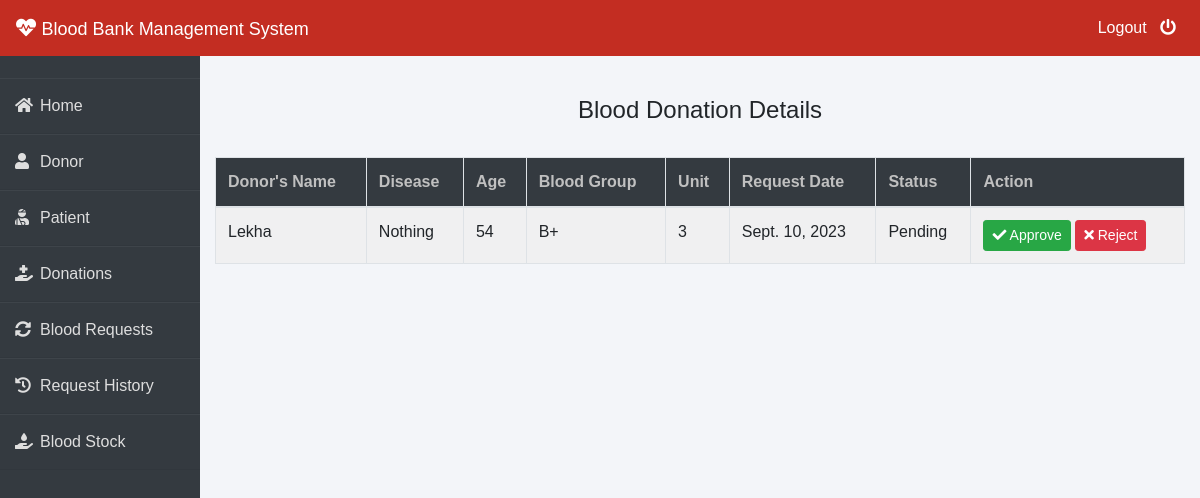
/admin-donation (signed in), run on an earlier commit of the app's database.
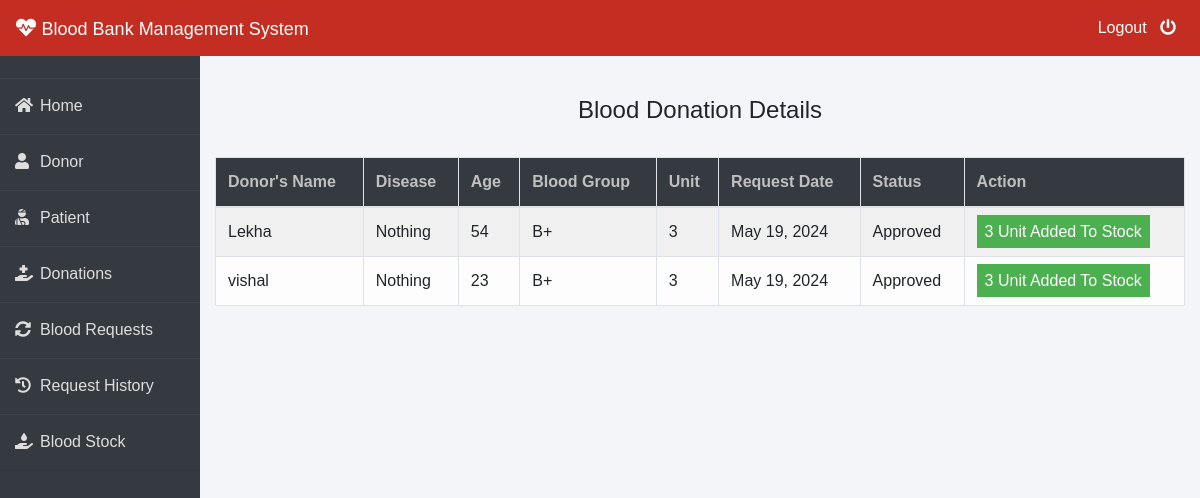
And on a later commit of the database.
### donor/models.py (models this page shows, shortened)
class BloodDonate(models.Model):
    donor=models.ForeignKey(Donor,on_delete=models.CASCADE)
    disease=models.CharField(max_length=100,default="Nothing")
    age=models.PositiveIntegerField()
    bloodgroup=models.CharField(max_length=10)
    unit=models.PositiveIntegerField(default=0)
    status=models.CharField(max_length=20,default="Pending")
    date=models.DateField(auto_now=True)

class Donor(models.Model):
    user=models.OneToOneField(User,on_delete=models.CASCADE)
    profile_pic= models.ImageField(upload_to='profile_pic/Donor/',null=True,blank=True)
    bloodgroup=models.CharField(max_length=10)
    address = models.CharField(max_length=40)
    mobile = models.CharField(max_length=20,null=False)
    def __str__(self):
        return self.user.first_name

### blood/views.py (the view)
# urls.py: path('admin-donation', views.admin_donation_view,name='admin-donation'),
@login_required(login_url='adminlogin')
def admin_donation_view(request):
    donations=dmodels.BloodDonate.objects.all()
    return render(request,'blood/admin_donation.html',{'donations':donations})

### templates/blood/admin_donation.html (shortened to what this page needs)
{% extends 'blood/adminbase.html' %}
{% block content %}
{% load widget_tweaks %}
{%load static%}
<head>
   </head>
<br><br>
<div class="container">
    <H4 class="text-center">Blood Donation Details</H4><br>
    <table class="table table-light table-hover table-bordered table-striped">
        <thead class="bg-dark">
            <tr>
                <th scope="col" style="color: rgb(192, 192, 192);">Donor's Name</th>
                <th scope="col" style="color: rgb(192, 192, 192);">Disease</th>
                <th scope="col" style="color: rgb(192, 192, 192);">Age</th>
                <th scope="col" style="color: rgb(192, 192, 192);">Blood Group</th>
                <th scope="col" style="color: rgb(192, 192, 192);">Unit</th>
                <th scope="col" style="color: rgb(192, 192, 192);">Request Date</th>
                <th scope="col" style="color: rgb(192, 192, 192);">Status</th>
                <th style="color: rgb(192, 192, 192);">Action</th>
            </tr>
        </thead>
        <tbody>
            {% for t in donations %}
            <tr>
                <td> {{t.donor}}</td>
                <td> {{t.disease}}</td>
                <td> {{t.age}}</td>
                <td>{{t.bloodgroup}}</td>
                <td>{{t.unit}}</td>
                <td>{{t.date}}</td>
                <td>{{t.status}}</td>
                {% if t.status == 'Pending' %}
                <td>
                    <button class="btn btn-success btn-sm"><a  style="text-decoration: none;color: white;" href="{% url 'approve-donation' t.id  %}"><i class="fa fa-check"></i> Approve</a> </button>
                    <button class="btn btn-danger btn-sm"><a  style="text-decoration: none;color: white;" href="{% url 'reject-donation' t.id  %}"><i class="fa fa-times"></i> Reject</a> </button>
                </td>
                {% elif  t.status == 'Approved' %}
                <td><span class="label success">{{t.unit}} Unit Added To Stock</span></td>
                {% else %}
                <td><span class="label danger">0 Unit Added To Stock</span></td>
                {% endif %}
            </tr>
            {% endfor %}
        </tbody>
    </table>
</div>
{% endblock content %}

### templates/blood/adminbase.html (shortened to what this page needs)
<!DOCTYPE html>
<html lang="en">
<head>
    <link rel="stylesheet" href="https://maxcdn.bootstrapcdn.com/bootstrap/4.0.0/css/bootstrap.min.css">
    <link rel="stylesheet" href="https://cdnjs.cloudflare.com/ajax/libs/font-awesome/5.14.0/css/all.css">
</head>
<body>
    <nav class="navbar navbar-expand-lg navbar-light fixed-top bg-danger">
        <a style="color:white;" class="navbar-brand" href="/"><i class="fa fa-heartbeat"></i>&nbsp;<font face = "Comic sans MS" size ="4">Blood Bank Management System</font></a>
        <div class="navbar-collapse collapse w-100 order-3 dual-collapse2">
            <ul class="navbar-nav ml-auto">
                <li class="nav-item">
                    <a class="nav-link" style="color: white;" href="/logout">Logout &nbsp; <i class="fas fa-power-off"></i></a>
                </li>
            </ul>
        </div>
      </nav>
<br><br>
<div class="wrapper">
    <div class="sidebar">
        <ul>
            <li><a style="text-decoration:none;" href="/"><i class="fas fa-home"></i>Home</a></li>
            <li><a style="text-decoration:none;" href="/admin-donor"><i class="fas fa-user"></i>Donor</a></li>
            <li><a style="text-decoration:none;" href="/admin-patient"><i class="fas fa-user-injured"></i>Patient</a></li>
            <li><a style="text-decoration:none;" href="/admin-donation"><i class="fas fa-hand-holding-medical"></i>Donations</a></li>
            <li><a style="text-decoration:none;" href="/admin-request"><i class="fas fa-sync-alt"></i>Blood Requests</a></li>
            <li><a style="text-decoration:none;" href="/admin-request-history"><i class="fas fa-history"></i>Request History</a></li>
            <li><a style="text-decoration:none;" href="/admin-blood"><i class="fas fa-hand-holding-water"></i>Blood Stock</a></li>
        </ul>
    </div>
    <div class="main_content">
{% block content %}
{% endblock content %}
    </div>
</div>
</body>
</html>

### templates/blood/adminbase.html (style rules this page uses)
* { margin: 0; padding: 0; box-sizing: border-box; list-style: none; text-decoration: none; font-family: 'Josefin Sans', sans-serif; }
body { background-color: #f3f5f9; }
.bg-danger { background-color: #c32d22!important; }
.wrapper { display: flex; position: relative; }
.wrapper .sidebar { width: 200px; height: 100%; background: #343a40; padding: 30px 0px; position: fixed; }
.wrapper .sidebar ul li { padding: 15px; border-bottom: 1px solid #dedede; border-bottom: 1px solid rgba(0,0,0,0.05); border-top: 1px solid rgba(255,255,255,0.05); }
.wrapper .sidebar ul li a { color: #dedede; display: block; }
.wrapper .sidebar ul li a .fas { width: 25px; }
.wrapper .main_content { width: 100%; margin-left: 200px; }

### templates/blood/admin_donation.html (style rules this page uses)
.label { color: white; padding: 8px; }
.success { background-color: #4CAF50; }

What changed in the data, as far as the page shows it:
changed BloodDonate "Lekha": date "Sept. 10, 2023" → "May 19, 2024"; status "Pending" → "Approved"; unit (not shown) → "3"; status "Approve Reject" → "Unit Added To Stock"
added BloodDonate: donor "vishal", disease "Nothing", age "23", bloodgroup "B+", unit "3", date "May 19, 2024", status "Approved"
